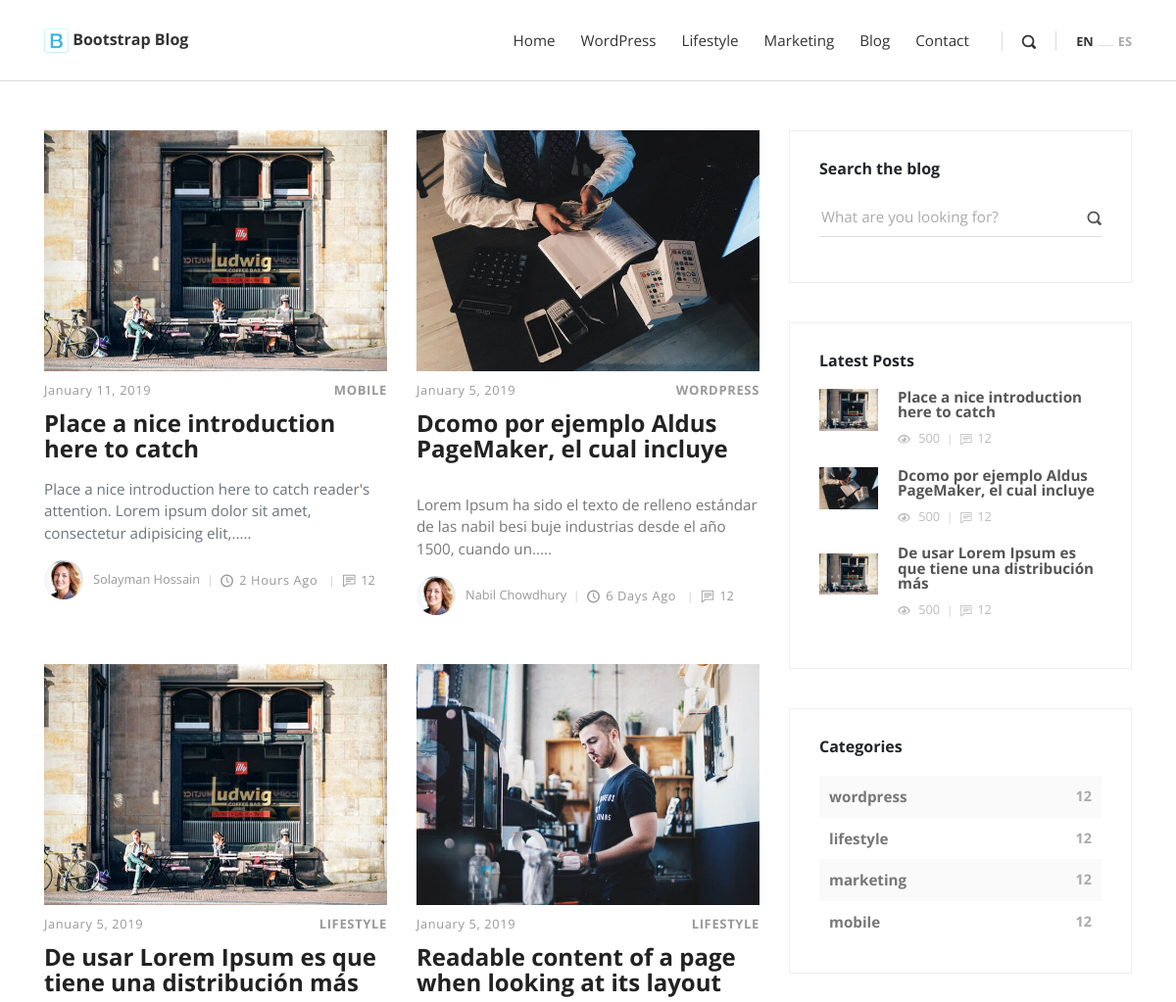
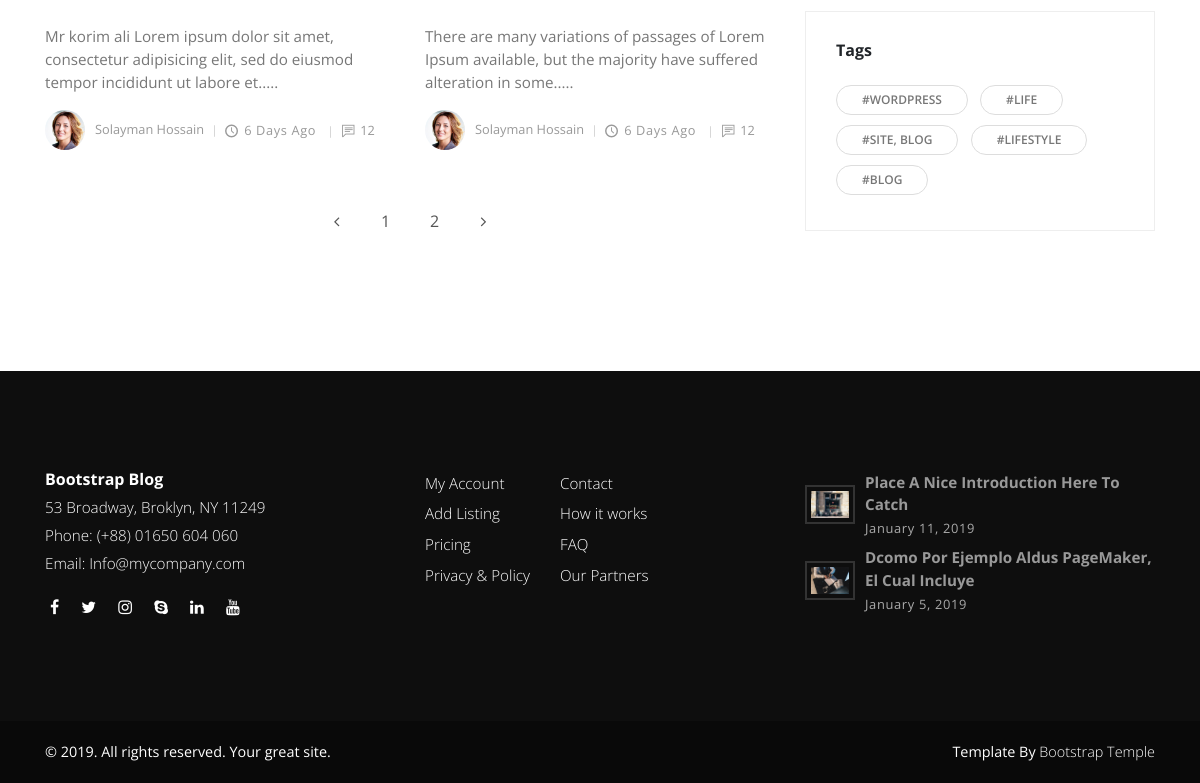
Screenshot of /blog.php with the database file from the repository (2 pictures, top to bottom).
### tables this page shows
CREATE TABLE `list_customize` (
  `id` int(11) NOT NULL,
  `title` varchar(255) NOT NULL,
  `tagline` varchar(255) NOT NULL,
  `url` varchar(255) NOT NULL,
  `logo` varchar(255) NOT NULL,
  `textlogo` varchar(255) NOT NULL,
  `address` varchar(255) NOT NULL,
  `phone` varchar(255) NOT NULL,
  `email` varchar(255) NOT NULL,
  `copyright` varchar(255) NOT NULL,
  `status` int(11) NOT NULL DEFAULT '1',
  `updated_at` timestamp NOT NULL ON UPDATE CURRENT_TIMESTAMP
);

CREATE TABLE `list_mainmenu` (
  `id` int(11) NOT NULL,
  `title` varchar(255) NOT NULL,
  `link` varchar(255) NOT NULL,
  `parent_id` int(11) NOT NULL DEFAULT '0'
);

CREATE TABLE `list_posts` (
  `id` int(11) NOT NULL,
  `title` varchar(255) NOT NULL,
  `description` text NOT NULL,
  `category` int(11) NOT NULL,
  `image` varchar(255) NOT NULL,
  `tags` varchar(255) NOT NULL,
  `author` int(11) NOT NULL,
  `userid` int(11) NOT NULL,
  `created_at` timestamp NOT NULL DEFAULT CURRENT_TIMESTAMP
);

CREATE TABLE `list_category` (
  `id` int(11) NOT NULL,
  `name` varchar(255) NOT NULL
);

CREATE TABLE `list_user` (
  `id` int(11) NOT NULL,
  `firstname` varchar(255) NOT NULL,
  `lastname` varchar(255) NOT NULL,
  `username` varchar(255) NOT NULL,
  `photo` varchar(255) NOT NULL,
  `email` varchar(255) NOT NULL,
  `details` varchar(255) NOT NULL,
  `password` varchar(255) NOT NULL,
  `birth` date NOT NULL,
  `role` int(11) NOT NULL DEFAULT '1',
  `created_at` timestamp NOT NULL DEFAULT CURRENT_TIMESTAMP
);

CREATE TABLE `list_social` (
  `id` int(11) NOT NULL,
  `facebook` varchar(255) NOT NULL,
  `twitter` varchar(255) NOT NULL,
  `instagram` varchar(255) NOT NULL,
  `skype` varchar(255) NOT NULL,
  `linkedin` varchar(255) NOT NULL,
  `youtube` varchar(255) NOT NULL
);

CREATE TABLE `list_footermenu` (
  `id` int(11) NOT NULL,
  `title` varchar(255) NOT NULL,
  `link` varchar(255) NOT NULL
);

### blog.php (the view, shortened to what the rows shown need)
<?php include 'inc/header.php'; ?>
    <div class="container">
      <div class="row">
        <main class="posts-listing col-lg-8">
          <div class="container">
            <div class="row">
            <?php
                $postPerPage = 4;
                if(isset($_GET['pageid'])){
                    $id = $_GET['pageid'];
                }else{
                    $id = 1;
                }
                $startFrom = ($id - 1) * $postPerPage;
            ?>
            <?php
                $query = "SELECT list_posts.id, title, description, image, list_posts.created_at, list_posts.category, name, firstname, lastname  FROM list_posts, list_category, list_user WHERE list_category.id = list_posts.category AND list_user.id = list_posts.author ORDER BY list_posts.id DESC limit $startFrom, $postPerPage";
                $post = $database->select($query);
                if($post){
            while ($result = $post->fetch_assoc()) {
                ?>
                <div class="post col-xl-6">
                    <div class="post-thumbnail"><a href="post.php?id=<?php echo $result['id']; ?>"><img src="<?php echo $result['image']; ?>" alt="..."
                                                                         class="img-fluid"></a></div>
                    <div class="post-details">
                        <div class="post-meta d-flex justify-content-between">
                            <div class="date meta-last"><?php echo $format->formatYear($result['created_at']); ?></div>
                            <div class="category"><a href="#"><?php echo $result['name']; ?></a></div>
                        </div>
                        <a href="post.php?id=<?php echo $result['id']; ?>">
                            <h3 class="h4"><?php echo $result['title']; ?></h3></a>
                        <p class="text-muted"><?php echo $format->textShorten($result['description'], 120); ?></p>
                        <footer class="post-footer d-flex align-items-center"><a href="#"
                                                                                 class="author d-flex align-items-center flex-wrap">
                                <div class="avatar"><img src="img/avatar-3.jpg" alt="..." class="img-fluid"></div>
                                <div class="title">
                                    <span><?php echo $result['firstname'] . ' ' . $result['lastname']; ?></span></div>
                            </a>
                            <div class="date"><i class="icon-clock"></i><?php echo $format->humanTiming(strtotime($result['created_at'])); ?></div>
                            <div class="comments meta-last"><i class="icon-comment"></i>12</div>
                        </footer>
                    </div>
                </div>
                <?php
            }
            ?>
            </div>
              <?php
                 }else{
                    header('Location: 404.php');
              }
              ?>
          </div>
        </main>
<?php include 'inc/sidebar.php'; ?>
      </div>
    </div>
<?php include 'inc/footer.php'; ?>

### inc/header.php (shortened to what the rows shown need)
<?php include 'lib/database.php'; ?>
<?php include 'lib/format.php'; ?>
<?php
    $database = new Database();
    $format = new Format();
?>
<!DOCTYPE html>
<html>
<head>
    <link rel="stylesheet" href="vendor/bootstrap/css/bootstrap.min.css">
    <link rel="stylesheet" href="vendor/font-awesome/css/font-awesome.min.css">
    <link rel="stylesheet" href="css/fontastic.css">
    <link rel="stylesheet" href="vendor/@fancyapps/fancybox/jquery.fancybox.min.css">
    <link rel="stylesheet" href="css/style.default.css" id="theme-stylesheet">
    <link rel="stylesheet" href="css/custom.css">
</head>
<body>
<header class="header">
    <nav class="navbar navbar-expand-lg">
        <div class="container">
            <div class="navbar-header d-flex align-items-center justify-content-between">
                <?php
                    $query = "SELECT * FROM list_customize WHERE id = '1'  ";
                    $data = $database->select($query);
                    if($data){
                    while($result = $data->fetch_assoc()){
                ?>
                <a href="index.php" class="navbar-brand"> <img src="admin/<?php echo $result['logo']; ?>" alt="" height="25px" width="25px"> <?php echo $result['title']; ?></a>
                <?php
                        }
                    }
                ?>
            </div>
            <div id="navbarcollapse" class="collapse navbar-collapse">
                <ul class="navbar-nav ml-auto">
                    <?php
                        $query = "SELECT * FROM list_mainmenu ORDER BY id ASC";
                        $data = $database->select($query);
                        if($data){
                            while($result = $data->fetch_assoc()){
                    ?>
                    <li class="nav-item"><a href="<?php echo $result['link']; ?>" class="nav-link "><?php echo $result['title']; ?></a>
                    </li>
                     <?php
                            }
                        }
                    ?>
                </ul>
            </div>
        </div>
    </nav>
</header>

### inc/sidebar.php (shortened to what the rows shown need)
<aside class="col-lg-4">
    <div class="widget latest-posts">
        <div class="blog-posts">
            <?php
                $query = "SELECT * FROM list_posts ORDER BY id DESC LIMIT 3";
                $post = $database->select($query);
                if($post){
                    while($result = $post->fetch_assoc()){
             ?>
            <a href="post.php?id=<?php echo $result['id']; ?>">
                <div class="item d-flex align-items-center">
                    <div class="image"><img src="<?php echo $result['image']; ?>" alt="..." class="img-fluid" width="60px" height="60px"></div>
                    <div class="title"><strong><?php echo $result['title']; ?></strong>
                        <div class="d-flex align-items-center">
                            <div class="views"><i class="icon-eye"></i> 500</div>
                            <div class="comments"><i class="icon-comment"></i>12</div>
                        </div>
                    </div>
                </div>
            </a>
             <?php
                  }
                }
            ?>
        </div>
    </div>
    <div class="widget categories">
        <?php
        $query = "SELECT * FROM list_category";
        $category = $database->select($query);
        if($category){
            while($result = $category->fetch_assoc()){
         ?>
         <div class="item d-flex justify-content-between"><a href="category.php?category=<?php echo $result['id']; ?>"><?php echo $result['name']; ?></a><span>12</span></div>
         <?php
                     }
                }else{
                echo "<div class='item d-flex justify-content-between'><a href='#'>No Category Found</a></div>";
            }
        ?>
    </div>
    <div class="widget tags">
        <ul class="list-inline">
            <?php
            $query = "SELECT tags FROM list_posts LIMIT 5";
            $tags = $database->select($query);
            if($tags){
                while($result = $tags->fetch_assoc()){
                    ?>
                    <li class="list-inline-item"><a href="#" class="tag">#<?php echo $result['tags']; ?></a></li>
                    <?php
                }
            }
            ?>
        </ul>
    </div>
</aside>

### inc/footer.php (shortened to what the rows shown need)
<footer class="main-footer">
    <div class="container">
        <div class="row">
            <div class="col-md-4">
                <div class="logo">
                    <?php
                        $query = "SELECT * FROM list_customize";
                        $data = $database->select($query);
                        if($data){
                        while($result = $data->fetch_assoc()){
                    ?>
                    <h6 class="text-white"><?php echo $result['title']; ?></h6>
                    <?php
                            }
                        }
                    ?>
                </div>
                <div class="contact-details">
                    <?php
                        $query = "SELECT * FROM list_customize";
                        $data = $database->select($query);
                        if($data){
                        while($result = $data->fetch_assoc()){
                    ?>
                    <p><?php echo $result['address']; ?></p>
                    <p><?php echo $result['phone']; ?></p>
                    <p><?php echo $result['email']; ?></p>
                    <?php
                           }
                        }
                    ?>
                    <ul class="social-menu">
                        <?php
                            $query = "SELECT * FROM list_social";
                            $data = $database->select($query);
                            if($data){
                            while($result = $data->fetch_assoc()){
                        ?>
                        <li class="list-inline-item"><a href="<?php echo $result['facebook']; ?>" target="_blank"><i class="fa fa-facebook"></i></a></li>
                        <li class="list-inline-item"><a href="<?php echo $result['twitter']; ?>" target="_blank"><i class="fa fa-twitter"></i></a></li>
                        <li class="list-inline-item"><a href="<?php echo $result['instagram']; ?>" target="_blank"><i class="fa fa-instagram"></i></a></li>
                        <li class="list-inline-item"><a href="<?php echo $result['skype']; ?>" target="_blank"><i class="fa fa-skype"></i></a></li>
                        <li class="list-inline-item"><a href="<?php echo $result['linkedin']; ?>" target="_blank"><i class="fa fa-linkedin"></i></a></li>
                        <li class="list-inline-item"><a href="<?php echo $result['youtube']; ?>" target="_blank"><i class="fa fa-youtube"></i></a></li>
                        <?php
                                }
                            }
                        ?>
                    </ul>
                </div>
            </div>
            <div class="col-md-4">
                <div class="menus d-flex">
                    <ul class="list-unstyled">
                        <?php
                            $query = "SELECT * FROM list_footermenu ORDER BY id ASC LIMIT 4";
                            $data = $database->select($query);
                            if($data){
                            while($result = $data->fetch_assoc()){
                        ?>
                        <li> <a href="<?php echo $result['link']; ?>"><?php echo $result['title']; ?></a></li>
                        <?php
                                }
                            }
                        ?>
                    </ul>
                    <ul class="list-unstyled">
                        <?php
                            $query = "SELECT * FROM list_footermenu ORDER BY id DESC LIMIT 4";
                            $data = $database->select($query);
                            if($data){
                            while($result = $data->fetch_assoc()){
                        ?>
                        <li> <a href="<?php echo $result['link']; ?>"><?php echo $result['title']; ?></a></li>
                        <?php
                             }
                          }
                        ?>
                    </ul>
                </div>
            </div>
            <div class="col-md-4">
                <div class="latest-posts">
                    <?php
                        $query = "SELECT * FROM list_posts ORDER BY id DESC LIMIT 2";
                        $post = $database->select($query);
                        if($post){
                        while($result = $post->fetch_assoc()){
                    ?>
                    <a href="post.php?id=<?php echo $result['id']; ?>">
                        <div class="post d-flex align-items-center">
                            <div class="image"><img src="<?php echo $result['image']; ?>" alt="..." class="img-fluid"></div>
                            <div class="title"><strong><?php echo $result['title']; ?></strong><span class="date last-meta"><?php echo $format->formatYear($result['created_at']); ?></span></div>
                        </div>
                    </a>
                    <?php
                            }
                        }
                    ?>
                </div>
            </div>
        </div>
    </div>
    <div class="copyrights">
        <div class="container">
            <div class="row">
                <div class="col-md-6">
                    <?php
                        $query = "SELECT * FROM list_customize";
                        $post = $database->select($query);
                        if($post){
                        while($result = $post->fetch_assoc()){
                    ?>
                    <p>&copy; <?php echo $result['copyright']; ?></p>
                    <?php
                            }
                        }
                    ?>
                </div>
            </div>
        </div>
    </div>
</footer>
</body>
</html>

### rows the page displays
list_customize: logo (picture), title "Bootstrap Blog", address "53 Broadway, Broklyn, NY 11249", phone "Phone: (+88) 01650 604 060", email "Email: Info@mycompany.com", copyright "2019. All rights reserved. Your great site."
list_mainmenu: title "Home"
list_mainmenu: title "WordPress"
list_mainmenu: title "Lifestyle"
list_mainmenu: title "Marketing"
list_mainmenu: title "Blog"
list_mainmenu: title "Contact"
list_posts: image (picture), created_at "January 11, 2019", category.name "MOBILE", title "Place a nice introduction here to catch", description "Place a nice introduction here to catch reader's attention. Lorem ipsum dolor sit amet, consectetur adipisicing elit,.....", author.firstname "Solayman", author.lastname "Hossain", created_at "2 Hours Ago", title "Place A Nice Introduction Here To Catch"
list_posts: image (picture), created_at "January 5, 2019", category.name "WORDPRESS", title "Dcomo por ejemplo Aldus PageMaker, el cual incluye", description "Lorem Ipsum ha sido el texto de relleno estándar de las nabil besi buje industrias desde el año 1500, cuando un.....", author.firstname "Nabil", author.lastname "Chowdhury", created_at "6 Days Ago", title "Dcomo Por Ejemplo Aldus PageMaker, El Cual Incluye"
list_posts: image (picture), created_at "January 5, 2019", category.name "LIFESTYLE", title "De usar Lorem Ipsum es que tiene una distribución más", description "Mr korim ali Lorem ipsum dolor sit amet, consectetur adipisicing elit, sed do eiusmod tempor incididunt ut labore et.....", author.firstname "Solayman", author.lastname "Hossain", created_at "6 Days Ago", tags "BLOG"
list_posts: image (picture), created_at "January 5, 2019", category.name "LIFESTYLE", title "Readable content of a page when looking at its layout", description "There are many variations of passages of Lorem Ipsum available, but the majority have suffered alteration in some.....", author.firstname "Solayman", author.lastname "Hossain", created_at "6 Days Ago", tags "LIFESTYLE"
list_category: name "wordpress"
list_category: name "lifestyle"
list_category: name "marketing"
list_category: name "mobile"
list_posts: tags "WORDPRESS"
list_posts: tags "LIFE"
list_posts: tags "SITE, BLOG"
list_footermenu: title "My Account"
list_footermenu: title "Add Listing"
list_footermenu: title "Pricing"
list_footermenu: title "Privacy & Policy"
list_footermenu: title "Contact"
list_footermenu: title "How it works"
list_footermenu: title "FAQ"
list_footermenu: title "Our Partners"
